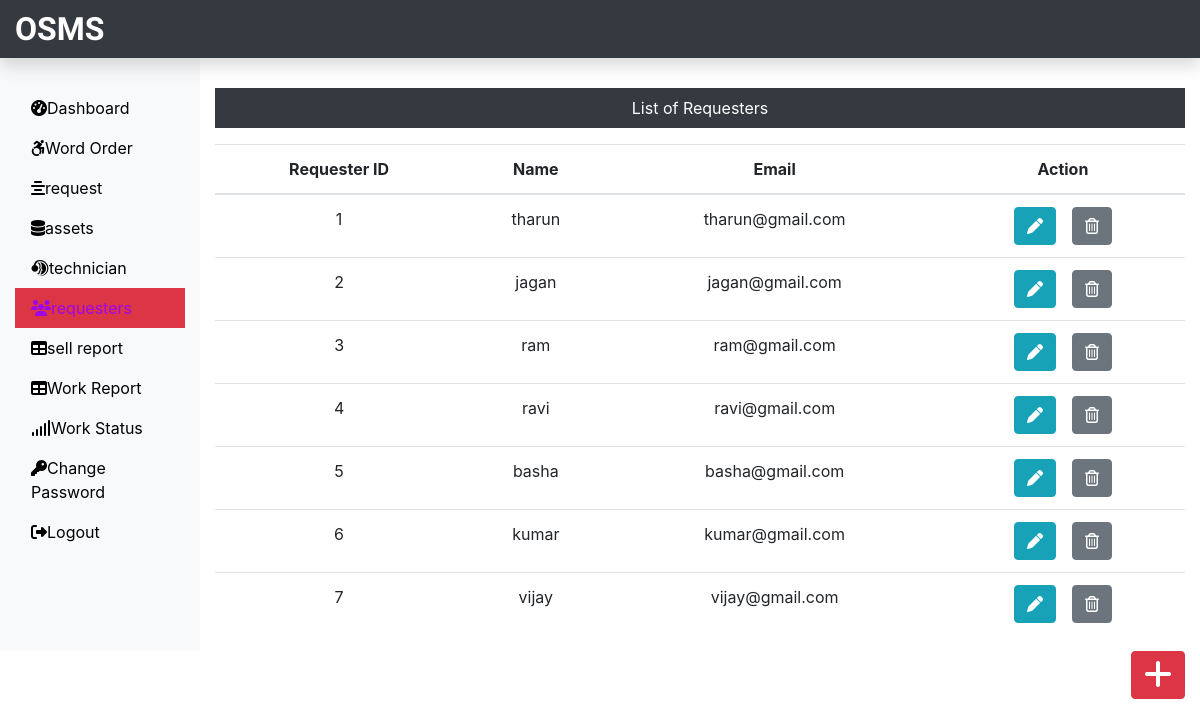
/Admin/requester.php (signed in), run on the app's committed database.
### tables this page shows
CREATE TABLE `requesterlogin_tb` (
  `r_login_id` int(11) NOT NULL,
  `r_name` varchar(60) NOT NULL,
  `r_email` varchar(60) NOT NULL,
  `r_password` varchar(60) NOT NULL
);

### Admin/requester.php (the view, shortened to what this page needs)
<?php
include('../dbConnection.php');
include('includes/header.php');
?>
<div class="col-sm-9 col-md-10 mt-5 text-center">
 <p class="bg-dark text-white p-2">List of Requesters</p>
 <?php
  $sql = "SELECT * FROM requesterlogin_tb";
  $result = $conn->query($sql);
  if($result->num_rows > 0){
   echo '<table class="table">';
    echo '<thead>';
     echo '<tr>';
      echo '<th scope="col">Requester ID</th>';
      echo '<th scope="col">Name</th>';
      echo '<th scope="col">Email</th>';
      echo '<th scope="col">Action</th>';
     echo '</tr>';
    echo '</thead>';
    echo '<tbody>';
     while($row = $result->fetch_assoc()){
      echo '<tr>';
       echo '<td>'.$row["r_login_id"].'</td>';
       echo '<td>'.$row["r_name"].'</td>';
       echo '<td>'.$row["r_email"].'</td>';
       echo '<td>';
        echo '<form action="editreq.php" class="d-inline" method="POST">';
         echo '<input type="hidden" name="id" value='.$row["r_login_id"].'><button type="submit" class="btn btn-info mr-3" name="edit" value="Edit"><i class="fas fa-pen"></i></button>';
        echo '</form>';
        echo '<form action="" method="POST" class="d-inline" onsubmit="return confirmDelete();">';
        echo '<button class="btn btn-secondary" name="delete" value="Delete" type="submit"><i class="far fa-trash-alt"></i></button>';
        echo '</form>';
       echo '</td>';
      echo '</tr>';
     }
    echo '</tbody>';
   echo '</table>';
  } else {
   echo '0 Result';
  }
 ?>
</div>
  </div>
  <div class="float-right"><a href="insertreq.php" class="btn btn-danger"><i class="fas fa-plus fa-2x"></i></a></div>
 </div>
<?php include('includes/footer.php')?>

### css/custom.css (style rules this page uses)
a { color:black; }

### data on the page
requesterlogin_tb: r_login_id "1", r_name "tharun", r_email "tharun@gmail.com"
requesterlogin_tb: r_login_id "2", r_name "jagan", r_email "jagan@gmail.com"
requesterlogin_tb: r_login_id "3", r_name "ram", r_email "ram@gmail.com"
requesterlogin_tb: r_login_id "4", r_name "ravi", r_email "ravi@gmail.com"
requesterlogin_tb: r_login_id "5", r_name "basha", r_email "basha@gmail.com"
requesterlogin_tb: r_login_id "6", r_name "kumar", r_email "kumar@gmail.com"
requesterlogin_tb: r_login_id "7", r_name "vijay", r_email "vijay@gmail.com"
